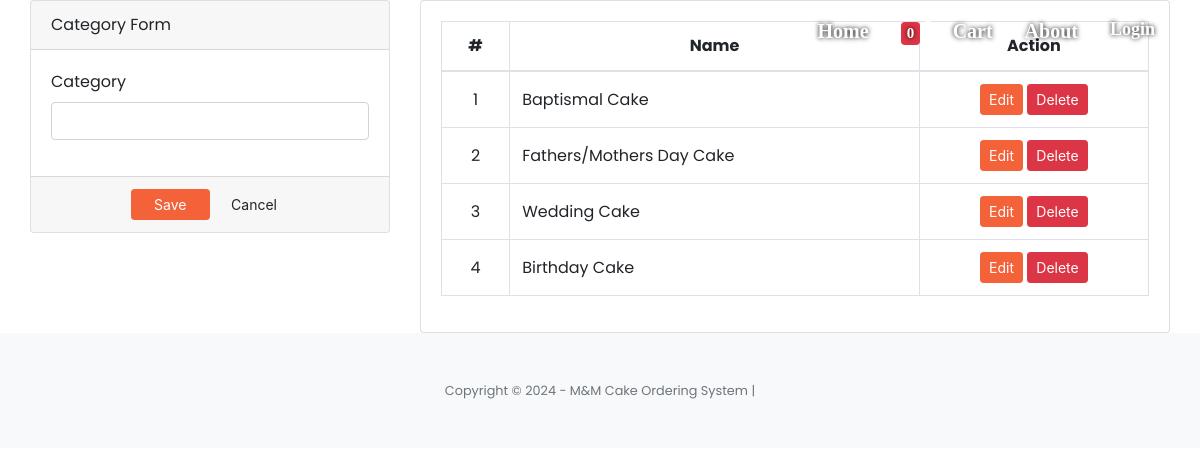
The page /index.php?page=categories (signed in) on the database its author committed.
### tables this page shows
CREATE TABLE `category_list` (
  `id` int(30) NOT NULL,
  `name` text NOT NULL
);

### admin/categories.php (the view, shortened to what this page needs)
<?php include('db_connect.php');?>
<div class="container-fluid">
	<div class="col-lg-12">
		<div class="row">
			<div class="col-md-4">
			<form action="" id="manage-category">
				<div class="card">
					<div class="card-header">
						    Category Form
				  	</div>
					<div class="card-body">
							<div class="form-group">
								<label class="control-label">Category</label>
								<input type="text" class="form-control" name="name">
							</div>
					</div>
					<div class="card-footer">
						<div class="row">
							<div class="col-md-12">
								<button class="btn btn-sm btn-primary col-sm-3 offset-md-3"> Save</button>
								<button class="btn btn-sm btn-default col-sm-3" type="button" onclick="$('#manage-category').get(0).reset()"> Cancel</button>
							</div>
						</div>
					</div>
				</div>
			</form>
			</div>
			<div class="col-md-8">
				<div class="card">
					<div class="card-body">
						<table class="table table-bordered table-hover">
							<thead>
								<tr>
									<th class="text-center">#</th>
									<th class="text-center">Name</th>
									<th class="text-center">Action</th>
								</tr>
							</thead>
							<tbody>
								<?php
								$i = 1;
								$cats = $conn->query("SELECT * FROM category_list order by id asc");
								while($row=$cats->fetch_assoc()):
								?>
								<tr>
									<td class="text-center"><?php echo $i++ ?></td>
									<td class="">
										<?php echo $row['name'] ?>
									</td>
									<td class="text-center">
										<button class="btn btn-sm btn-primary edit_cat" type="button" data-id="<?php echo $row['id'] ?>" data-name="<?php echo $row['name'] ?>" >Edit</button>
										<button class="btn btn-sm btn-danger delete_cat" type="button" data-id="<?php echo $row['id'] ?>">Delete</button>
									</td>
								</tr>
								<?php endwhile; ?>
							</tbody>
						</table>
					</div>
				</div>
			</div>
		</div>
	</div>
</div>

### admin/categories.php (style rules this page uses)
td { vertical-align: middle !important; }

### rows shown on the page
category_list: name "Baptismal Cake"
category_list: name "Fathers/Mothers Day Cake"
category_list: name "Wedding Cake"
category_list: name "Birthday Cake"
